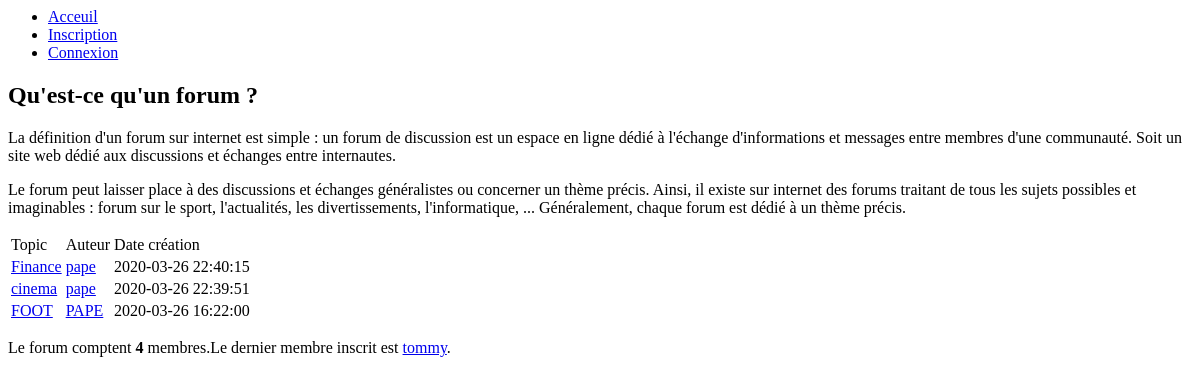
The app's page /, older data.
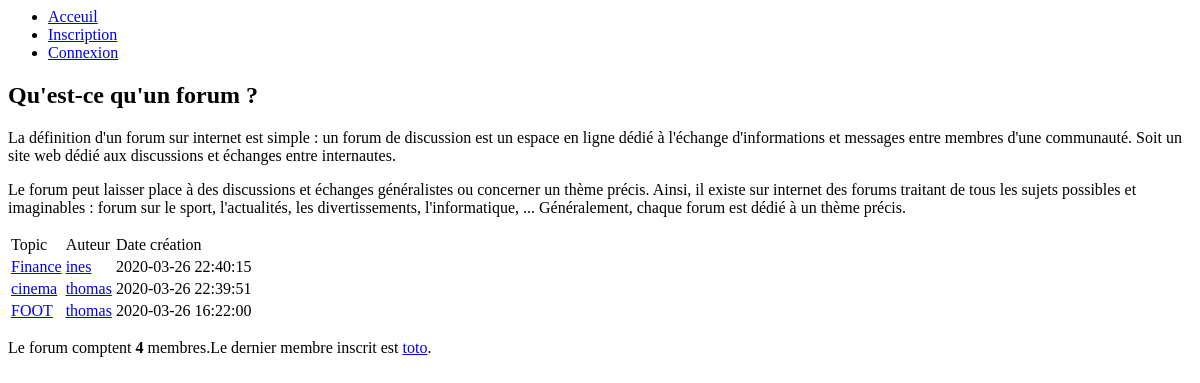
The same page, newer data.
### tables this page shows
CREATE TABLE IF NOT EXISTS `topics` (
  `id_topics` int(6) NOT NULL AUTO_INCREMENT,
  `auteur` varchar(30) NOT NULL,
  `titre` text NOT NULL,
  `date` datetime NOT NULL DEFAULT current_timestamp(),
  PRIMARY KEY (`id_topics`)
);

CREATE TABLE IF NOT EXISTS `utilisateurs` (
  `id` int(11) NOT NULL AUTO_INCREMENT,
  `login` varchar(255) NOT NULL,
  `password` varchar(255) NOT NULL,
  `nom` varchar(255) NOT NULL,
  `prenom` varchar(255) NOT NULL,
  `sexe` varchar(255) NOT NULL,
  `email` varchar(255) NOT NULL,
  `localisation` varchar(255) NOT NULL,
  `grade` int(11) NOT NULL DEFAULT 3,
  PRIMARY KEY (`id`)
);

### index.php (the view, shortened to what this page needs)
<html>
	<head>
		<link rel="stylesheet" href="index.css"/>
	</head>
       <body>
          <header>
              <nav>
                   <ul>
                       <?php include('header.php') ?>
                  </ul>
              </nav>
         </header>
        <main>
              <section>
				  <article class="pres">
                     <h2>Qu'est-ce qu'un forum ? </h2>
<p> La définition d'un forum sur internet est simple : un forum de discussion est un espace en ligne dédié à l'échange d'informations et messages entre membres d'une communauté.
	Soit un site web dédié aux discussions et échanges entre internautes. </p>
<p>	Le forum peut laisser place à des discussions et échanges généralistes ou concerner un thème précis.
	Ainsi, il existe sur internet des forums traitant de tous les sujets possibles et imaginables : forum sur le sport, l'actualités, les divertissements, l'informatique, ...
	Généralement, chaque forum est dédié à un thème précis. </p>
                    </article>
                    <article>
	<?php
$connexion = mysqli_connect("localhost", "root", "", "forum");
$sql = "SELECT topics.id_topics, topics.auteur, topics.titre, topics.date, utilisateurs.id FROM topics
INNER JOIN utilisateurs where topics.auteur = utilisateurs.login ORDER BY date DESC";
$req = mysqli_query($connexion,$sql);
$topics = mysqli_num_rows ($req);
if ($topics == 0)
 {
	echo 'Aucun topic';
  }
else {
	?>
	                  <table>
                         <thead>
			                 <td> Topic</td>
			                 <td>Auteur</td>
			                <td>Date création</td>
			            </thead>
	<?php
	while ($data = mysqli_fetch_array($req)) {
	echo '<tbody>';
	echo '<td>';
	echo '<a href="topic.php?id_topics=' , $data['id_topics'] , '">' ,$data['titre'] , '</a>';
	echo '</td><td>';
	echo' <a href="profil.php?id='.$data['id'].'&amp;action=consulter">', $data["auteur"],'</a>';
	echo '</td><td>';
	echo $data['date'];
	                                         }
		 }
	?>
	                         </td></tbody>
        </table>
	<?php
	if (isset($_SESSION['login']))
 {
$login = $_SESSION['login'];
$sql2 = "SELECT *  FROM utilisateurs WHERE login='$login'";
$req2= mysqli_query($connexion,$sql2);
$dataa =  mysqli_fetch_array($req2);
echo '<p><a href="nvxtopic.php?grade=' , $dataa['grade'] , '">Insérer un topic</a></p></section>';
 }
 else
 echo '</section>'
?>                       </article>
      </main>
        <footer>
<?php include('footer.php') ?>
	    </footer>
</body>
</html>

### footer.php
<?php
$connexion = mysqli_connect("localhost", "root", "", "forum");
$totalmenbre ='SELECT COUNT(*) FROM utilisateurs';
$req='SELECT login,id FROM utilisateurs ORDER BY id DESC';
$query2 = mysqli_query($connexion,$req);
$dataa =mysqli_fetch_array($query2);
$derniermembre = stripslashes(htmlspecialchars($dataa[0]));
$query = mysqli_query($connexion,$totalmenbre);
$data = mysqli_fetch_array($query);
    echo'<p>Le forum comptent <strong>'.$data[0].'</strong> membres.';
    echo'Le dernier membre inscrit est <a href="profil.php?id='.$dataa[1].'&amp;action=consulter">'.$derniermembre.'</a>.</p>';
?>

Row changes from the older to the newer data that the page shows:
removed utilisateurs: login "tommy"
changed topics "Finance": auteur "pape" → "ines"
changed topics "cinema": auteur "pape" → "thomas"
changed topics "FOOT": auteur "PAPE" → "thomas"
added utilisateurs: login "toto"
